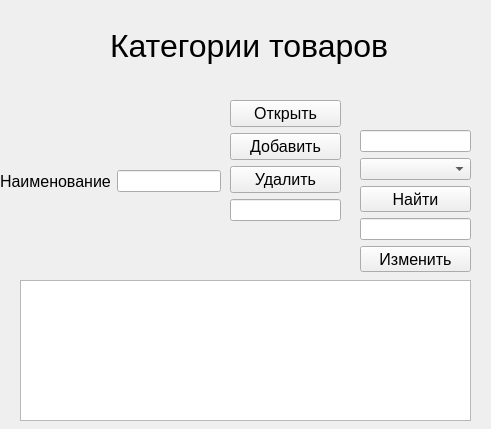
<?xml version="1.0" encoding="UTF-8"?>
<ui version="4.0">
 <class>Category_tovarov</class>
 <widget class="QWidget" name="Category_tovarov">
  <property name="geometry">
   <rect>
    <x>0</x>
    <y>0</y>
    <width>491</width>
    <height>429</height>
   </rect>
  </property>
  <property name="windowTitle">
   <string>Form</string>
  </property>
  <widget class="QWidget" name="layoutWidget_2">
   <property name="geometry">
    <rect>
     <x>360</x>
     <y>130</y>
     <width>111</width>
     <height>142</height>
    </rect>
   </property>
   <layout class="QVBoxLayout" name="verticalLayout_4">
    <item>
     <widget class="QLineEdit" name="lineFind"/>
    </item>
    <item>
     <layout class="QVBoxLayout" name="verticalLayout_2">
      <item>
       <widget class="QComboBox" name="cbFind"/>
      </item>
      <item>
       <widget class="QPushButton" name="pbFind">
        <property name="font">
         <font>
          <pointsize>12</pointsize>
         </font>
        </property>
        <property name="text">
         <string>Найти</string>
        </property>
       </widget>
      </item>
      <item>
       <widget class="QLineEdit" name="lineChange">
        <property name="font">
         <font>
          <family>MS Shell Dlg 2</family>
          <pointsize>7</pointsize>
          <weight>50</weight>
          <italic>false</italic>
          <bold>false</bold>
         </font>
        </property>
        <property name="whatsThis">
         <string>&lt;html&gt;&lt;head/&gt;&lt;body&gt;&lt;p&gt;fnnnnn&lt;/p&gt;&lt;/body&gt;&lt;/html&gt;</string>
        </property>
        <property name="styleSheet">
         <string notr="true">color: rgb(143, 143, 143);
font: 8pt &quot;MS Shell Dlg 2&quot;;
font: 8pt &quot;MS Shell Dlg 2&quot;;
font: 7pt &quot;MS Shell Dlg 2&quot;;</string>
        </property>
        <property name="text">
         <string/>
        </property>
       </widget>
      </item>
      <item>
       <widget class="QPushButton" name="pdChange">
        <property name="font">
         <font>
          <pointsize>12</pointsize>
         </font>
        </property>
        <property name="text">
         <string>Изменить</string>
        </property>
       </widget>
      </item>
     </layout>
    </item>
   </layout>
  </widget>
  <widget class="QLabel" name="label_2">
   <property name="geometry">
    <rect>
     <x>110</x>
     <y>10</y>
     <width>291</width>
     <height>71</height>
    </rect>
   </property>
   <property name="font">
    <font>
     <pointsize>24</pointsize>
    </font>
   </property>
   <property name="text">
    <string>Категории товаров</string>
   </property>
  </widget>
  <widget class="QWidget" name="layoutWidget">
   <property name="geometry">
    <rect>
     <x>0</x>
     <y>170</y>
     <width>221</width>
     <height>25</height>
    </rect>
   </property>
   <layout class="QFormLayout" name="formLayout">
    <item row="0" column="0">
     <widget class="QLabel" name="label">
      <property name="font">
       <font>
        <pointsize>12</pointsize>
       </font>
      </property>
      <property name="text">
       <string>Наименование</string>
      </property>
     </widget>
    </item>
    <item row="0" column="1">
     <widget class="QLineEdit" name="lineName"/>
    </item>
   </layout>
  </widget>
  <widget class="QWidget" name="layoutWidget_3">
   <property name="geometry">
    <rect>
     <x>230</x>
     <y>100</y>
     <width>111</width>
     <height>123</height>
    </rect>
   </property>
   <layout class="QVBoxLayout" name="verticalLayout_3">
    <item>
     <layout class="QVBoxLayout" name="verticalLayout">
      <item>
       <widget class="QPushButton" name="pbOpen">
        <property name="font">
         <font>
          <pointsize>12</pointsize>
         </font>
        </property>
        <property name="text">
         <string>Открыть</string>
        </property>
       </widget>
      </item>
      <item>
       <widget class="QPushButton" name="pbAdd">
        <property name="font">
         <font>
          <pointsize>12</pointsize>
         </font>
        </property>
        <property name="text">
         <string>Добавить</string>
        </property>
       </widget>
      </item>
      <item>
       <widget class="QPushButton" name="pbDelet">
        <property name="font">
         <font>
          <pointsize>12</pointsize>
         </font>
        </property>
        <property name="text">
         <string>Удалить</string>
        </property>
       </widget>
      </item>
     </layout>
    </item>
    <item>
     <widget class="QLineEdit" name="lineID">
      <property name="whatsThis">
       <string>&lt;html&gt;&lt;head/&gt;&lt;body&gt;&lt;p&gt;fnnnnn&lt;/p&gt;&lt;/body&gt;&lt;/html&gt;</string>
      </property>
      <property name="styleSheet">
       <string notr="true">color: rgb(143, 143, 143);</string>
      </property>
      <property name="text">
       <string/>
      </property>
     </widget>
    </item>
   </layout>
  </widget>
  <widget class="QTableWidget" name="twCategori">
   <property name="geometry">
    <rect>
     <x>20</x>
     <y>280</y>
     <width>451</width>
     <height>141</height>
    </rect>
   </property>
  </widget>
 </widget>
 <resources/>
 <connections/>
</ui>
